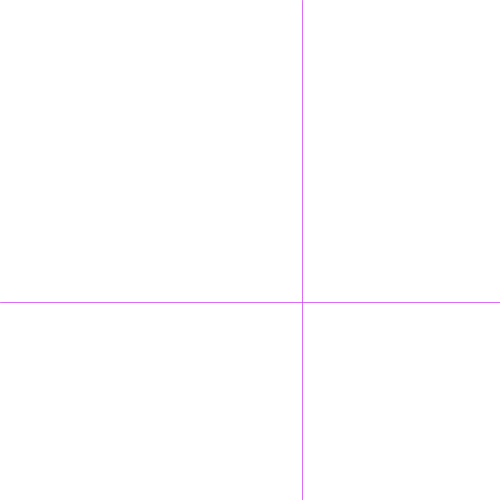
Frame 1 (no input)
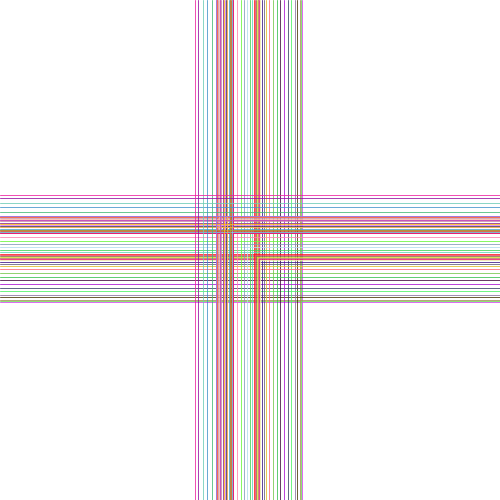
Frame 60 (the mouse pressed at the canvas centre just before this capture)
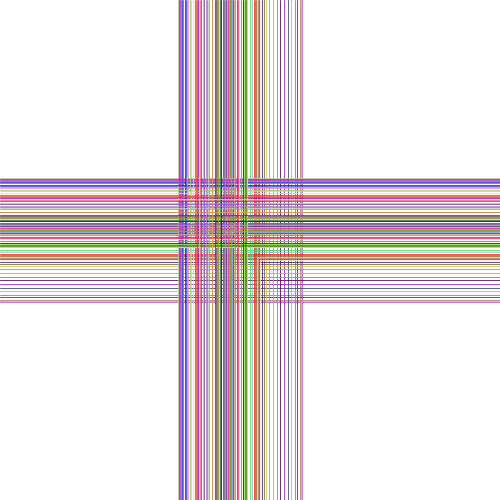
Frame 120 (the mouse held since frame 60 and released just before this capture)

The Processing sketch that drew these frames (run headless with seeded random() and noise(); from frame 60 on, the mouse is pressed at the canvas centre):

// Processing sketch: processing_40051
// ── processing_40051.pde

int i = 0; 
float xoff = 0.0;
float yoff = 0.0;
void setup() {  
   
    background(255);
    size(500, 500); 
    smooth();
} 
 
void draw() { 
 
    stroke(random(50,300), random(255), random(255), 200);
     xoff = xoff + .01;
  float n = noise(xoff) * width;
  line(n, 0, n, height);
  yoff = yoff + .01;
  float m = noise(yoff) * height;
  line(0, m, width, m);
     if (i < width) {
        i++;
    } else {
        i = 0; 
    }
}
 
                
                
